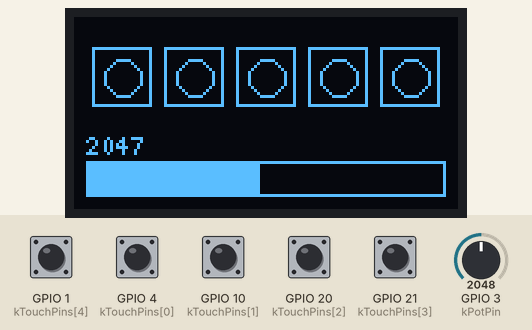
This program was run on a simulated ESP32-C3. Shown: 128×64 one-colour display. The inputs (shaded band) are chosen by the test bench; at power-on: GPIO 1 (kTouchPins[4]), GPIO 4 (kTouchPins[0]), GPIO 10 (kTouchPins[1]), GPIO 20 (kTouchPins[2]), GPIO 21 (kTouchPins[3]) LOW, GPIO 3 (kPotPin) = 2048 (analog values on the 0–4095 scale). What the program prints to the serial monitor is not drawn.

Above: at 1.5 s.
1.6 s: GPIO 3 (kPotPin) set to 3991
At 2.5 s:
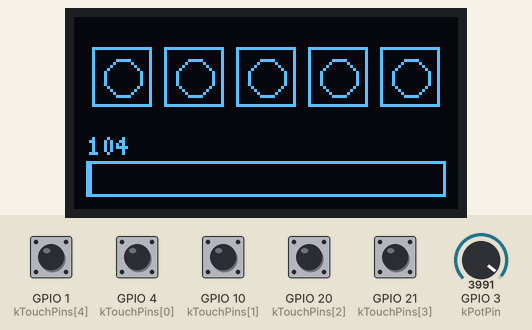
3.1 s: GPIO 3 (kPotPin) set to 4093
At 3.9 s:
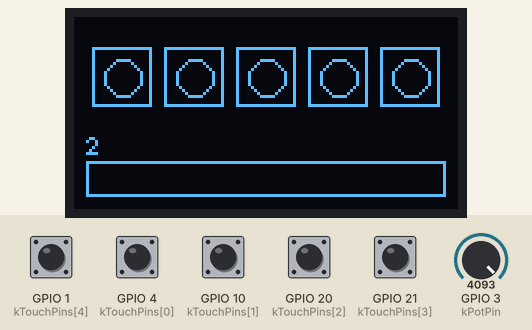
4.6 s: GPIO 1 (kTouchPins[4]) pulled HIGH for 0.15 s
At 4.72 s:
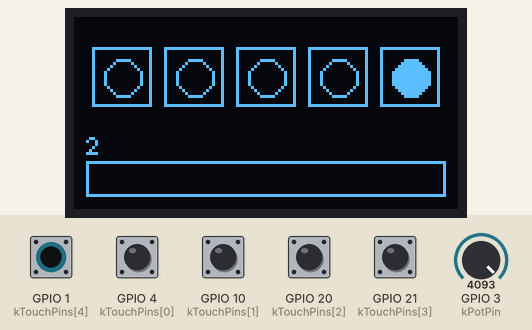
6.2 s: GPIO 4 (kTouchPins[0]) pulled HIGH for 1 s
At 7.0 s:
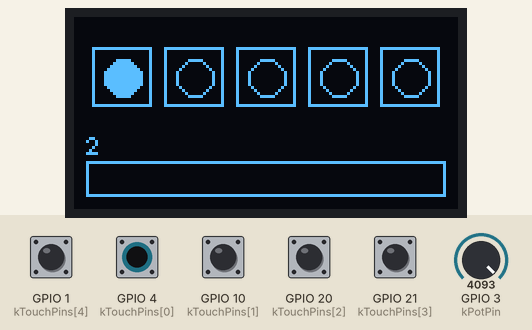
8.7 s: GPIO 10 (kTouchPins[1]) pulled HIGH for 1 s
At 9.5 s:
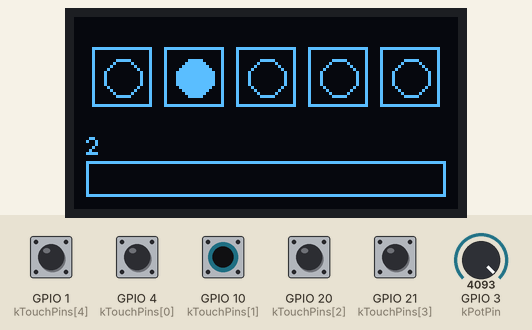
11.2 s: GPIO 20 (kTouchPins[2]) pulled HIGH for 0.15 s
At 11.31 s:
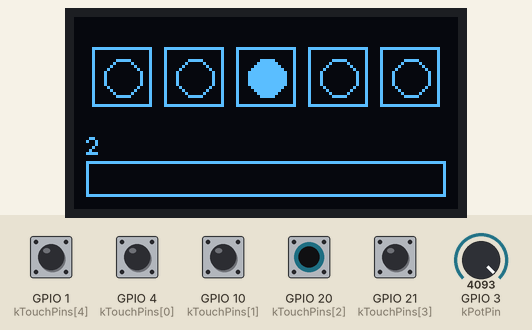
Timing chart, 0 to 13.9 s (numbered marks = the images above; inputs shaded):
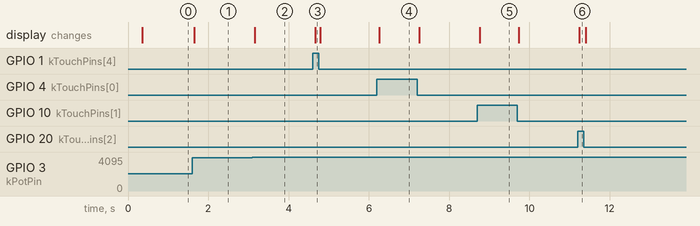

Measured:
- the behaviour switches between 4060 and 4061 on GPIO 3 (kPotPin) (found by bisection; images 1 and 2)
- after the input at 1.6 s, the display: changes after 0.05 s (image 1)
- after the input at 3.1 s, the display: changes after 0.06 s (image 2)
- after the input at 4.6 s, the display: changes after 0.07 s (image 3)
- after the input at 6.2 s, the display: changes after 0.06 s (image 4)
- after the input at 8.7 s, the display: changes after 0.07 s (image 5)
- after the input at 11.2 s, the display: changes at once (image 6)

The program:

main.cpp
```cpp
#include <Arduino.h>
#include <Wire.h>
#include <U8g2lib.h>

// ESP32-C3 Super Mini. OLED: component-specifications/esp32-c3-mini-1.md.
// Touch and pot: component-specifications/touch-sensor.md, potentiometer.md.
static constexpr int kOledSda = 6;
static constexpr int kOledScl = 7;
static constexpr int kPotPin = 3;

// Five pads, left to right on the OLED. Pot keeps GPIO3.
static constexpr int kTouchPins[] = {4, 10, 20, 21, 1};
static constexpr int kTouchCount = 5;

#if !defined(TOUCH_ACTIVE_HIGH)
#define TOUCH_ACTIVE_HIGH 1
#endif

static U8G2_SH1106_128X64_NONAME_F_HW_I2C display(
    U8G2_R0, U8X8_PIN_NONE, kOledScl, kOledSda);

static bool devicePresent(uint8_t addr) {
  Wire.beginTransmission(addr);
  return Wire.endTransmission() == 0;
}

static uint8_t waitForOled() {
  for (;;) {
    if (devicePresent(0x3C)) {
      return 0x3C;
    }
    if (devicePresent(0x3D)) {
      return 0x3D;
    }
    Serial.println("No OLED at 0x3C/0x3D. VCC->3.3 GND->G SDA->6 SCL->7");
    delay(1000);
  }
}

static bool touchPressed(int pin) {
  const int level = digitalRead(pin);
#if TOUCH_ACTIVE_HIGH
  return level == HIGH;
#else
  return level == LOW;
#endif
}

static void drawTouchRow(const bool pressed[kTouchCount]) {
  const int box = 20;
  const int gap = 4;
  const int rowWidth = kTouchCount * box + (kTouchCount - 1) * gap;
  const int originX = (display.getDisplayWidth() - rowWidth) / 2;
  const int originY = 10;
  const int radius = 6;

  for (int i = 0; i < kTouchCount; ++i) {
    const int x = originX + i * (box + gap);
    const int y = originY;
    display.drawFrame(x, y, box, box);

    const int cx = x + box / 2;
    const int cy = y + box / 2;
    if (pressed[i]) {
      display.drawDisc(cx, cy, radius);
    } else {
      display.drawCircle(cx, cy, radius);
    }
  }
}

static int potDisplayValue(int raw) {
  // Lab: this module's sense is reversed — see potentiometer.md.
  return 4095 - constrain(raw, 0, 4095);
}

static void drawPotBar(int raw) {
  const int barX = 4;
  const int barY = 48;
  const int barW = display.getDisplayWidth() - 8;
  const int barH = 12;
  const int value = potDisplayValue(raw);

  const int fill = map(value, 0, 4095, 0, barW);

  display.drawFrame(barX, barY, barW, barH);
  if (fill > 0) {
    display.drawBox(barX + 1, barY + 1, max(0, fill - 2), barH - 2);
  }

  display.setFont(u8g2_font_5x7_tr);
  char label[16];
  snprintf(label, sizeof(label), "%d", value);
  display.drawStr(barX, barY - 2, label);
}

void setup() {
  Serial.begin(115200);
  delay(300);

  for (int i = 0; i < kTouchCount; ++i) {
#if TOUCH_ACTIVE_HIGH
    pinMode(kTouchPins[i], INPUT_PULLDOWN);
#else
    pinMode(kTouchPins[i], INPUT_PULLUP);
#endif
  }
  pinMode(kPotPin, INPUT);
  analogReadResolution(12);

  Wire.begin(kOledSda, kOledScl);
  Wire.setClock(400000);

  const uint8_t addr = waitForOled();
  Serial.printf(
      "OLED at 0x%02X  touches=%d,%d,%d,%d,%d pot=GPIO%d active_high=%d\n",
      addr,
      kTouchPins[0],
      kTouchPins[1],
      kTouchPins[2],
      kTouchPins[3],
      kTouchPins[4],
      kPotPin,
      TOUCH_ACTIVE_HIGH);
  display.setI2CAddress(static_cast<uint8_t>(addr << 1));
  display.begin();
  display.setFontPosBaseline();
}

void loop() {
  bool pressed[kTouchCount];
  for (int i = 0; i < kTouchCount; ++i) {
    pressed[i] = touchPressed(kTouchPins[i]);
  }
  const int potRaw = analogRead(kPotPin);

  display.clearBuffer();
  drawTouchRow(pressed);
  drawPotBar(potRaw);
  display.sendBuffer();

  static uint32_t lastLogMs = 0;
  const uint32_t now = millis();
  if (now - lastLogMs >= 200) {
    lastLogMs = now;
    Serial.printf(
        "T %d%d%d%d%d  pot_raw=%4d  pot=%4d\n",
        pressed[0],
        pressed[1],
        pressed[2],
        pressed[3],
        pressed[4],
        potRaw,
        potDisplayValue(potRaw));
  }

  delay(16);
}
```
